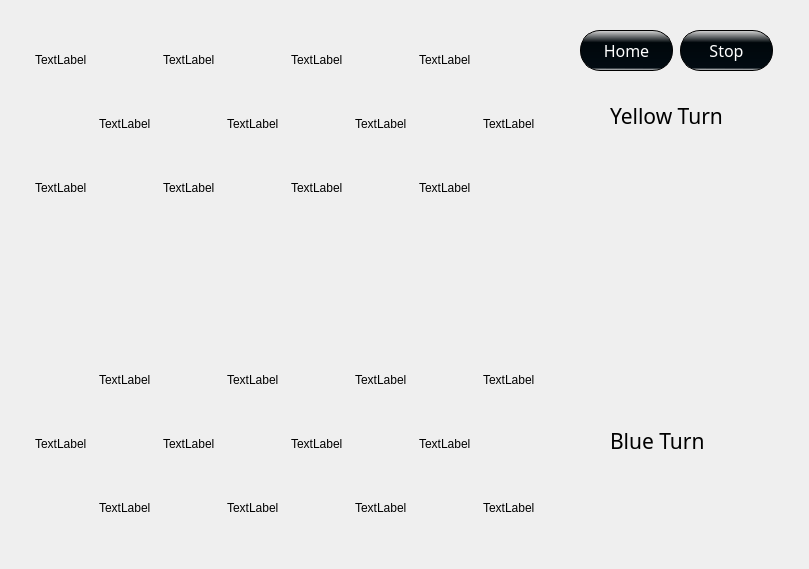
    <widget class="QWidget" name="page_3">
     <widget class="QLabel" name="Board1">
      <property name="geometry">
       <rect>
        <x>0</x>
        <y>20</y>
        <width>800</width>
        <height>540</height>
       </rect>
      </property>
      <property name="text">
       <string/>
      </property>
     </widget>
     <widget class="QLabel" name="b4Label">
      <property name="geometry">
       <rect>
        <x>483</x>
        <y>478</y>
        <width>60</width>
        <height>60</height>
       </rect>
      </property>
      <property name="text">
       <string>TextLabel</string>
      </property>
      <property name="color" stdset="0">
       <string>b</string>
      </property>
      <property name="king" stdset="0">
       <bool>false</bool>
      </property>
     </widget>
     <widget class="QLabel" name="y9Label">
      <property name="geometry">
       <rect>
        <x>35</x>
        <y>158</y>
        <width>60</width>
        <height>60</height>
       </rect>
      </property>
      <property name="text">
       <string>TextLabel</string>
      </property>
      <property name="color" stdset="0">
       <string>y</string>
      </property>
      <property name="king" stdset="0">
       <bool>false</bool>
      </property>
     </widget>
     <widget class="QLabel" name="y8Label">
      <property name="geometry">
       <rect>
        <x>483</x>
        <y>94</y>
        <width>60</width>
        <height>60</height>
       </rect>
      </property>
      <property name="text">
       <string>TextLabel</string>
      </property>
      <property name="color" stdset="0">
       <string>y</string>
      </property>
      <property name="king" stdset="0">
       <bool>false</bool>
      </property>
     </widget>
     <widget class="QLabel" name="y7Label">
      <property name="geometry">
       <rect>
        <x>355</x>
        <y>94</y>
        <width>60</width>
        <height>60</height>
       </rect>
      </property>
      <property name="text">
       <string>TextLabel</string>
      </property>
      <property name="color" stdset="0">
       <string>y</string>
      </property>
      <property name="king" stdset="0">
       <bool>false</bool>
      </property>
     </widget>
     <widget class="QLabel" name="y6Label">
      <property name="geometry">
       <rect>
        <x>227</x>
        <y>94</y>
        <width>60</width>
        <height>60</height>
       </rect>
      </property>
      <property name="text">
       <string>TextLabel</string>
      </property>
      <property name="color" stdset="0">
       <string>y</string>
      </property>
      <property name="king" stdset="0">
       <bool>false</bool>
      </property>
     </widget>
     <widget class="QLabel" name="y5Label">
      <property name="geometry">
       <rect>
        <x>99</x>
        <y>94</y>
        <width>60</width>
        <height>60</height>
       </rect>
      </property>
      <property name="text">
       <string>TextLabel</string>
      </property>
      <property name="color" stdset="0">
       <string>y</string>
      </property>
      <property name="king" stdset="0">
       <bool>false</bool>
      </property>
     </widget>
     <widget class="QLabel" name="y4Label">
      <property name="geometry">
       <rect>
        <x>419</x>
        <y>30</y>
        <width>60</width>
        <height>60</height>
       </rect>
      </property>
      <property name="text">
       <string>TextLabel</string>
      </property>
      <property name="color" stdset="0">
       <string>y</string>
      </property>
      <property name="king" stdset="0">
       <bool>false</bool>
      </property>
     </widget>
     <widget class="QLabel" name="y3Label">
      <property name="geometry">
       <rect>
        <x>291</x>
        <y>30</y>
        <width>60</width>
        <height>60</height>
       </rect>
      </property>
      <property name="text">
       <string>TextLabel</string>
      </property>
      <property name="color" stdset="0">
       <string>y</string>
      </property>
      <property name="king" stdset="0">
       <bool>false</bool>
      </property>
     </widget>
     <widget class="QLabel" name="y1Label">
      <property name="geometry">
       <rect>
        <x>35</x>
        <y>30</y>
        <width>60</width>
        <height>60</height>
       </rect>
      </property>
      <property name="text">
       <string>TextLabel</string>
      </property>
      <property name="color" stdset="0">
       <string>y</string>
      </property>
      <property name="king" stdset="0">
       <bool>false</bool>
      </property>
     </widget>
     <widget class="QLabel" name="y2Label">
      <property name="geometry">
       <rect>
        <x>163</x>
        <y>30</y>
        <width>60</width>
        <height>60</height>
       </rect>
      </property>
      <property name="text">
       <string>TextLabel</string>
      </property>
      <property name="color" stdset="0">
       <string>y</string>
      </property>
      <property name="king" stdset="0">
       <bool>false</bool>
      </property>
     </widget>
     <widget class="QLabel" name="b10Label">
      <property name="geometry">
       <rect>
        <x>227</x>
        <y>350</y>
        <width>60</width>
        <height>60</height>
       </rect>
      </property>
      <property name="text">
       <string>TextLabel</string>
      </property>
      <property name="color" stdset="0">
       <string>b</string>
      </property>
      <property name="king" stdset="0">
       <bool>false</bool>
      </property>
     </widget>
     <widget class="QLabel" name="b8Label">
      <property name="geometry">
       <rect>
        <x>419</x>
        <y>414</y>
        <width>60</width>
        <height>60</height>
       </rect>
      </property>
      <property name="text">
       <string>TextLabel</string>
      </property>
      <property name="color" stdset="0">
       <string>b</string>
      </property>
      <property name="king" stdset="0">
       <bool>false</bool>
      </property>
     </widget>
     <widget class="QLabel" name="b11Label">
      <property name="geometry">
       <rect>
        <x>355</x>
        <y>350</y>
        <width>60</width>
        <height>60</height>
       </rect>
      </property>
      <property name="text">
       <string>TextLabel</string>
      </property>
      <property name="color" stdset="0">
       <string>b</string>
      </property>
      <property name="king" stdset="0">
       <bool>false</bool>
      </property>
     </widget>
     <widget class="QLabel" name="b12Label">
      <property name="geometry">
       <rect>
        <x>483</x>
        <y>350</y>
        <width>60</width>
        <height>60</height>
       </rect>
      </property>
      <property name="text">
       <string>TextLabel</string>
      </property>
      <property name="color" stdset="0">
       <string>b</string>
      </property>
      <property name="king" stdset="0">
       <bool>false</bool>
      </property>
     </widget>
     <widget class="QLabel" name="b7Label">
      <property name="geometry">
       <rect>
        <x>291</x>
        <y>414</y>
        <width>60</width>
        <height>60</height>
       </rect>
      </property>
      <property name="text">
       <string>TextLabel</string>
      </property>
      <property name="color" stdset="0">
       <string>b</string>
      </property>
      <property name="king" stdset="0">
       <bool>false</bool>
      </property>
     </widget>
     <widget class="QLabel" name="b6Label">
      <property name="geometry">
       <rect>
        <x>163</x>
        <y>414</y>
        <width>60</width>
        <height>60</height>
       </rect>
      </property>
      <property name="text">
       <string>TextLabel</string>
      </property>
      <property name="color" stdset="0">
       <string>b</string>
      </property>
      <property name="king" stdset="0">
       <bool>false</bool>
      </property>
     </widget>
     <widget class="QLabel" name="b5Label">
      <property name="geometry">
       <rect>
        <x>35</x>
        <y>414</y>
        <width>60</width>
        <height>60</height>
       </rect>
      </property>
      <property name="text">
       <string>TextLabel</string>
      </property>
      <property name="color" stdset="0">
       <string>b</string>
      </property>
      <property name="isKing" stdset="0">
       <bool>false</bool>
      </property>
      <property name="king" stdset="0">
       <bool>false</bool>
      </property>
     </widget>
     <widget class="QLabel" name="b3Label">
      <property name="geometry">
       <rect>
        <x>355</x>
        <y>478</y>
        <width>60</width>
        <height>60</height>
       </rect>
      </property>
      <property name="text">
       <string>TextLabel</string>
      </property>
      <property name="color" stdset="0">
       <string>b</string>
      </property>
      <property name="king" stdset="0">
       <bool>false</bool>
      </property>
     </widget>
     <widget class="QLabel" name="b2Label">
      <property name="geometry">
       <rect>
        <x>227</x>
        <y>478</y>
        <width>60</width>
        <height>60</height>
       </rect>
      </property>
      <property name="text">
       <string>TextLabel</string>
      </property>
      <property name="color" stdset="0">
       <string>b</string>
      </property>
      <property name="king" stdset="0">
       <bool>false</bool>
      </property>
     </widget>
     <widget class="QLabel" name="b1Label">
      <property name="geometry">
       <rect>
        <x>99</x>
        <y>478</y>
        <width>60</width>
        <height>60</height>
       </rect>
      </property>
      <property name="text">
       <string>TextLabel</string>
      </property>
      <property name="color" stdset="0">
       <string>b</string>
      </property>
      <property name="king" stdset="0">
       <bool>false</bool>
      </property>
     </widget>
     <widget class="QLabel" name="y12Label">
      <property name="geometry">
       <rect>
        <x>419</x>
        <y>158</y>
        <width>60</width>
        <height>60</height>
       </rect>
      </property>
      <property name="text">
       <string>TextLabel</string>
      </property>
      <property name="color" stdset="0">
       <string>y</string>
      </property>
      <property name="king" stdset="0">
       <bool>false</bool>
      </property>
     </widget>
     <widget class="QLabel" name="y11Label">
      <property name="geometry">
       <rect>
        <x>291</x>
        <y>158</y>
        <width>60</width>
        <height>60</height>
       </rect>
      </property>
      <property name="text">
       <string>TextLabel</string>
      </property>
      <property name="color" stdset="0">
       <string>y</string>
      </property>
      <property name="king" stdset="0">
       <bool>false</bool>
      </property>
     </widget>
     <widget class="QLabel" name="y10Label">
      <property name="geometry">
       <rect>
        <x>163</x>
        <y>158</y>
        <width>60</width>
        <height>60</height>
       </rect>
      </property>
      <property name="text">
       <string>TextLabel</string>
      </property>
      <property name="color" stdset="0">
       <string>y</string>
      </property>
      <property name="king" stdset="0">
       <bool>false</bool>
      </property>
     </widget>
     <widget class="QPushButton" name="StopButton">
      <property name="geometry">
       <rect>
        <x>680</x>
        <y>30</y>
        <width>93</width>
        <height>41</height>
       </rect>
      </property>
      <property name="font">
       <font>
        <family>Cooper Black</family>
        <pointsize>12</pointsize>
       </font>
      </property>
      <property name="styleSheet">
       <string notr="true">QPushButton{
	color: white;
	background-color:qlineargradient(spread:reflect, x1:1, y1:0, x2:0.995, y2:1, stop:0 rgba(218, 218, 218, 255), stop:0.305419 rgba(0, 7, 11, 255), stop:0.935961 rgba(2, 11, 18, 255), stop:1 rgba(240, 240, 240, 255));
	border: 1px solid black;
	border-radius: 20px;
}</string>
      </property>
      <property name="text">
       <string>Stop</string>
      </property>
     </widget>
     <widget class="QPushButton" name="HomeButton">
      <property name="geometry">
       <rect>
        <x>580</x>
        <y>30</y>
        <width>93</width>
        <height>41</height>
       </rect>
      </property>
      <property name="font">
       <font>
        <family>Cooper Black</family>
        <pointsize>12</pointsize>
       </font>
      </property>
      <property name="styleSheet">
       <string notr="true">QPushButton{
	color: white;
	background-color:qlineargradient(spread:reflect, x1:1, y1:0, x2:0.995, y2:1, stop:0 rgba(218, 218, 218, 255), stop:0.305419 rgba(0, 7, 11, 255), stop:0.935961 rgba(2, 11, 18, 255), stop:1 rgba(240, 240, 240, 255));
	border: 1px solid black;
	border-radius: 20px;
}</string>
      </property>
      <property name="text">
       <string>Home</string>
      </property>
     </widget>
     <widget class="QPushButton" name="B_2_8">
      <property name="geometry">
       <rect>
        <x>99</x>
        <y>478</y>
        <width>60</width>
        <height>60</height>
       </rect>
      </property>
      <property name="text">
       <string/>
      </property>
      <property name="flat">
       <bool>true</bool>
      </property>
     </widget>
     <widget class="QPushButton" name="B_1_1">
      <property name="geometry">
       <rect>
        <x>35</x>
        <y>30</y>
        <width>60</width>
        <height>60</height>
       </rect>
      </property>
      <property name="text">
       <string/>
      </property>
      <property name="flat">
       <bool>true</bool>
      </property>
     </widget>
     <widget class="QPushButton" name="B_3_3">
      <property name="geometry">
       <rect>
        <x>163</x>
        <y>158</y>
        <width>60</width>
        <height>60</height>
       </rect>
      </property>
      <property name="font">
       <font>
        <family>휴먼편지체</family>
       </font>
      </property>
      <property name="text">
       <string/>
      </property>
      <property name="flat">
       <bool>true</bool>
      </property>
     </widget>
     <widget class="QPushButton" name="B_1_3">
      <property name="geometry">
       <rect>
        <x>35</x>
        <y>158</y>
        <width>60</width>
        <height>60</height>
       </rect>
      </property>
      <property name="text">
       <string/>
      </property>
      <property name="flat">
       <bool>true</bool>
      </property>
     </widget>
     <widget class="QPushButton" name="B_5_1">
      <property name="geometry">
       <rect>
        <x>291</x>
        <y>30</y>
        <width>60</width>
        <height>60</height>
       </rect>
      </property>
      <property name="text">
       <string/>
      </property>
      <property name="flat">
       <bool>true</bool>
      </property>
     </widget>
     <widget class="QPushButton" name="B_8_2">
      <property name="geometry">
       <rect>
        <x>483</x>
        <y>94</y>
        <width>60</width>
        <height>60</height>
       </rect>
      </property>
      <property name="text">
       <string/>
      </property>
      <property name="flat">
       <bool>true</bool>
      </property>
     </widget>
     <widget class="QPushButton" name="B_4_2">
      <property name="geometry">
       <rect>
        <x>227</x>
        <y>94</y>
        <width>60</width>
        <height>60</height>
       </rect>
      </property>
      <property name="text">
       <string/>
      </property>
      <property name="flat">
       <bool>true</bool>
      </property>
     </widget>
     <widget class="QPushButton" name="B_2_2">
      <property name="geometry">
       <rect>
        <x>99</x>
        <y>94</y>
        <width>60</width>
        <height>60</height>
       </rect>
      </property>
      <property name="text">
       <string/>
      </property>
      <property name="flat">
       <bool>true</bool>
      </property>
     </widget>
     <widget class="QPushButton" name="B_7_1">
      <property name="geometry">
       <rect>
        <x>419</x>
        <y>30</y>
        <width>60</width>
        <height>60</height>
       </rect>
      </property>
      <property name="text">
       <string/>
      </property>
      <property name="flat">
       <bool>true</bool>
      </property>
     </widget>
     <widget class="QPushButton" name="B_4_8">
      <property name="geometry">
       <rect>
        <x>227</x>
        <y>478</y>
        <width>60</width>
        <height>60</height>
       </rect>
      </property>
      <property name="text">
       <string/>
      </property>
      <property name="flat">
       <bool>true</bool>
      </property>
     </widget>
     <widget class="QPushButton" name="B_6_8">
      <property name="geometry">
       <rect>
        <x>355</x>
        <y>478</y>
        <width>60</width>
        <height>60</height>
       </rect>
      </property>
      <property name="text">
       <string/>
      </property>
      <property name="flat">
       <bool>true</bool>
      </property>
     </widget>
     <widget class="QPushButton" name="B_8_8">
      <property name="geometry">
       <rect>
        <x>483</x>
        <y>478</y>
        <width>60</width>
        <height>60</height>
       </rect>
      </property>
      <property name="text">
       <string/>
      </property>
      <property name="flat">
       <bool>true</bool>
      </property>
     </widget>
     <widget class="QPushButton" name="B_1_7">
      <property name="geometry">
       <rect>
        <x>35</x>
        <y>414</y>
        <width>60</width>
        <height>60</height>
       </rect>
      </property>
      <property name="text">
       <string/>
      </property>
      <property name="flat">
       <bool>true</bool>
      </property>
     </widget>
     <widget class="QPushButton" name="B_3_7">
      <property name="geometry">
       <rect>
        <x>163</x>
        <y>414</y>
        <width>60</width>
        <height>60</height>
       </rect>
      </property>
      <property name="text">
       <string/>
      </property>
      <property name="flat">
       <bool>true</bool>
      </property>
     </widget>
     <widget class="QPushButton" name="B_5_7">
      <property name="geometry">
       <rect>
        <x>291</x>
        <y>414</y>
        <width>60</width>
        <height>60</height>
       </rect>
      </property>
      <property name="text">
       <string/>
      </property>
      <property name="flat">
       <bool>true</bool>
      </property>
     </widget>
     <widget class="QPushButton" name="B_7_7">
      <property name="geometry">
       <rect>
        <x>419</x>
        <y>414</y>
        <width>60</width>
        <height>60</height>
       </rect>
      </property>
      <property name="text">
       <string/>
      </property>
      <property name="flat">
       <bool>true</bool>
      </property>
     </widget>
     <widget class="QPushButton" name="B_2_6">
      <property name="geometry">
       <rect>
        <x>99</x>
        <y>350</y>
        <width>60</width>
        <height>60</height>
       </rect>
      </property>
      <property name="font">
       <font>
        <kerning>true</kerning>
       </font>
      </property>
      <property name="text">
       <string/>
      </property>
      <property name="flat">
       <bool>true</bool>
      </property>
     </widget>
     <widget class="QPushButton" name="B_6_6">
      <property name="geometry">
       <rect>
        <x>355</x>
        <y>350</y>
        <width>60</width>
        <height>59</height>
       </rect>
      </property>
      <property name="text">
       <string/>
      </property>
      <property name="flat">
       <bool>true</bool>
      </property>
     </widget>
     <widget class="QPushButton" name="B_8_6">
      <property name="geometry">
       <rect>
        <x>483</x>
        <y>350</y>
        <width>60</width>
        <height>60</height>
       </rect>
      </property>
      <property name="text">
       <string/>
      </property>
      <property name="flat">
       <bool>true</bool>
      </property>
     </widget>
     <widget class="QPushButton" name="B_3_1">
      <property name="geometry">
       <rect>
        <x>163</x>
        <y>30</y>
        <width>60</width>
        <height>60</height>
       </rect>
      </property>
      <property name="text">
       <string/>
      </property>
      <property name="flat">
       <bool>true</bool>
      </property>
     </widget>
     <widget class="QPushButton" name="B_6_2">
      <property name="geometry">
       <rect>
        <x>355</x>
        <y>94</y>
        <width>60</width>
        <height>60</height>
       </rect>
      </property>
      <property name="text">
       <string/>
      </property>
      <property name="flat">
       <bool>true</bool>
      </property>
     </widget>
     <widget class="QPushButton" name="B_7_3">
      <property name="geometry">
       <rect>
        <x>419</x>
        <y>158</y>
        <width>60</width>
        <height>60</height>
       </rect>
      </property>
      <property name="text">
       <string/>
      </property>
      <property name="flat">
       <bool>true</bool>
      </property>
     </widget>
     <widget class="QPushButton" name="B_5_3">
      <property name="geometry">
       <rect>
        <x>291</x>
        <y>158</y>
        <width>60</width>
        <height>60</height>
       </rect>
      </property>
      <property name="text">
       <string/>
      </property>
      <property name="flat">
       <bool>true</bool>
      </property>
     </widget>
     <widget class="QLabel" name="b9Label">
      <property name="geometry">
       <rect>
        <x>99</x>
        <y>350</y>
        <width>60</width>
        <height>60</height>
       </rect>
      </property>
      <property name="text">
       <string>TextLabel</string>
      </property>
      <property name="textFormat">
       <enum>Qt::MarkdownText</enum>
      </property>
      <property name="color" stdset="0">
       <string>b</string>
      </property>
      <property name="king" stdset="0">
       <bool>false</bool>
      </property>
     </widget>
     <widget class="QPushButton" name="B_4_6">
      <property name="geometry">
       <rect>
        <x>227</x>
        <y>350</y>
        <width>60</width>
        <height>60</height>
       </rect>
      </property>
      <property name="text">
       <string/>
      </property>
      <property name="flat">
       <bool>true</bool>
      </property>
     </widget>
     <widget class="QPushButton" name="B_2_4">
      <property name="geometry">
       <rect>
        <x>99</x>
        <y>222</y>
        <width>60</width>
        <height>60</height>
       </rect>
      </property>
      <property name="text">
       <string/>
      </property>
      <property name="flat">
       <bool>true</bool>
      </property>
     </widget>
     <widget class="QPushButton" name="B_4_4">
      <property name="geometry">
       <rect>
        <x>227</x>
        <y>222</y>
        <width>60</width>
        <height>60</height>
       </rect>
      </property>
      <property name="text">
       <string/>
      </property>
      <property name="flat">
       <bool>true</bool>
      </property>
     </widget>
     <widget class="QPushButton" name="B_6_4">
      <property name="geometry">
       <rect>
        <x>355</x>
        <y>222</y>
        <width>60</width>
        <height>60</height>
       </rect>
      </property>
      <property name="text">
       <string/>
      </property>
      <property name="flat">
       <bool>true</bool>
      </property>
     </widget>
     <widget class="QPushButton" name="B_8_4">
      <property name="geometry">
       <rect>
        <x>483</x>
        <y>222</y>
        <width>60</width>
        <height>60</height>
       </rect>
      </property>
      <property name="text">
       <string/>
      </property>
      <property name="flat">
       <bool>true</bool>
      </property>
     </widget>
     <widget class="QPushButton" name="B_1_5">
      <property name="geometry">
       <rect>
        <x>35</x>
        <y>286</y>
        <width>60</width>
        <height>60</height>
       </rect>
      </property>
      <property name="text">
       <string/>
      </property>
      <property name="flat">
       <bool>true</bool>
      </property>
     </widget>
     <widget class="QPushButton" name="B_3_5">
      <property name="geometry">
       <rect>
        <x>163</x>
        <y>286</y>
        <width>60</width>
        <height>60</height>
       </rect>
      </property>
      <property name="text">
       <string/>
      </property>
      <property name="flat">
       <bool>true</bool>
      </property>
     </widget>
     <widget class="QPushButton" name="B_5_5">
      <property name="geometry">
       <rect>
        <x>291</x>
        <y>286</y>
        <width>60</width>
        <height>60</height>
       </rect>
      </property>
      <property name="text">
       <string/>
      </property>
      <property name="flat">
       <bool>true</bool>
      </property>
     </widget>
     <widget class="QPushButton" name="B_7_5">
      <property name="geometry">
       <rect>
        <x>419</x>
        <y>286</y>
        <width>60</width>
        <height>60</height>
       </rect>
      </property>
      <property name="text">
       <string/>
      </property>
      <property name="flat">
       <bool>true</bool>
      </property>
     </widget>
     <widget class="QLabel" name="yTurnLabel">
      <property name="geometry">
       <rect>
        <x>610</x>
        <y>80</y>
        <width>181</width>
        <height>71</height>
       </rect>
      </property>
      <property name="palette">
       <palette>
        <active>
         <colorrole role="WindowText">
          <brush brushstyle="SolidPattern">
           <color alpha="255">
            <red>221</red>
            <green>207</green>
            <blue>10</blue>
           </color>
          </brush>
         </colorrole>
         <colorrole role="Text">
          <brush brushstyle="SolidPattern">
           <color alpha="255">
            <red>0</red>
            <green>0</green>
            <blue>0</blue>
           </color>
          </brush>
         </colorrole>
         <colorrole role="Link">
          <brush brushstyle="SolidPattern">
           <color alpha="255">
            <red>255</red>
            <green>255</green>
            <blue>255</blue>
           </color>
          </brush>
         </colorrole>
        </active>
        <inactive>
         <colorrole role="WindowText">
          <brush brushstyle="SolidPattern">
           <color alpha="255">
            <red>0</red>
            <green>0</green>
            <blue>0</blue>
           </color>
          </brush>
         </colorrole>
         <colorrole role="Text">
          <brush brushstyle="SolidPattern">
           <color alpha="255">
            <red>0</red>
            <green>0</green>
            <blue>0</blue>
           </color>
          </brush>
         </colorrole>
         <colorrole role="Link">
          <brush brushstyle="SolidPattern">
           <color alpha="255">
            <red>0</red>
            <green>0</green>
            <blue>255</blue>
           </color>
          </brush>
         </colorrole>
        </inactive>
        <disabled>
         <colorrole role="WindowText">
          <brush brushstyle="SolidPattern">
           <color alpha="255">
            <red>120</red>
            <green>120</green>
            <blue>120</blue>
           </color>
          </brush>
         </colorrole>
         <colorrole role="Text">
          <brush brushstyle="SolidPattern">
           <color alpha="255">
            <red>120</red>
            <green>120</green>
            <blue>120</blue>
           </color>
          </brush>
         </colorrole>
         <colorrole role="Link">
          <brush brushstyle="SolidPattern">
           <color alpha="255">
            <red>0</red>
            <green>0</green>
            <blue>255</blue>
           </color>
          </brush>
         </colorrole>
        </disabled>
       </palette>
      </property>
      <property name="font">
       <font>
        <family>Cooper Black</family>
        <pointsize>16</pointsize>
       </font>
      </property>
      <property name="tabletTracking">
       <bool>false</bool>
      </property>
      <property name="text">
       <string>Yellow Turn</string>
      </property>
     </widget>
     <widget class="QLabel" name="bTurnLabel">
      <property name="geometry">
       <rect>
        <x>610</x>
        <y>410</y>
        <width>151</width>
        <height>61</height>
       </rect>
      </property>
      <property name="palette">
       <palette>
        <active>
         <colorrole role="WindowText">
          <brush brushstyle="SolidPattern">
           <color alpha="255">
            <red>0</red>
            <green>0</green>
            <blue>255</blue>
           </color>
          </brush>
         </colorrole>
        </active>
        <inactive>
         <colorrole role="WindowText">
          <brush brushstyle="SolidPattern">
           <color alpha="255">
            <red>0</red>
            <green>0</green>
            <blue>0</blue>
           </color>
          </brush>
         </colorrole>
        </inactive>
        <disabled>
         <colorrole role="WindowText">
          <brush brushstyle="SolidPattern">
           <color alpha="255">
            <red>120</red>
            <green>120</green>
            <blue>120</blue>
           </color>
          </brush>
         </colorrole>
        </disabled>
       </palette>
      </property>
      <property name="font">
       <font>
        <family>Cooper Black</family>
        <pointsize>16</pointsize>
       </font>
      </property>
      <property name="text">
       <string>Blue Turn</string>
      </property>
     </widget>
     <zorder>Board1</zorder>
     <zorder>b4Label</zorder>
     <zorder>y9Label</zorder>
     <zorder>y8Label</zorder>
     <zorder>y7Label</zorder>
     <zorder>y6Label</zorder>
     <zorder>y5Label</zorder>
     <zorder>y4Label</zorder>
     <zorder>y3Label</zorder>
     <zorder>y1Label</zorder>
     <zorder>y2Label</zorder>
     <zorder>b10Label</zorder>
     <zorder>b8Label</zorder>
     <zorder>b11Label</zorder>
     <zorder>b12Label</zorder>
     <zorder>b7Label</zorder>
     <zorder>b6Label</zorder>
     <zorder>b5Label</zorder>
     <zorder>b3Label</zorder>
     <zorder>b2Label</zorder>
     <zorder>b1Label</zorder>
     <zorder>y12Label</zorder>
     <zorder>y11Label</zorder>
     <zorder>y10Label</zorder>
     <zorder>StopButton</zorder>
     <zorder>HomeButton</zorder>
     <zorder>b9Label</zorder>
     <zorder>yTurnLabel</zorder>
     <zorder>bTurnLabel</zorder>
     <zorder>B_1_1</zorder>
     <zorder>B_1_3</zorder>
     <zorder>B_1_5</zorder>
     <zorder>B_1_7</zorder>
     <zorder>B_2_2</zorder>
     <zorder>B_2_4</zorder>
     <zorder>B_2_6</zorder>
     <zorder>B_2_8</zorder>
     <zorder>B_3_1</zorder>
     <zorder>B_3_3</zorder>
     <zorder>B_3_5</zorder>
     <zorder>B_3_7</zorder>
     <zorder>B_4_2</zorder>
     <zorder>B_4_4</zorder>
     <zorder>B_4_6</zorder>
     <zorder>B_4_8</zorder>
     <zorder>B_5_1</zorder>
     <zorder>B_5_3</zorder>
     <zorder>B_5_5</zorder>
     <zorder>B_5_7</zorder>
     <zorder>B_6_2</zorder>
     <zorder>B_6_4</zorder>
     <zorder>B_6_6</zorder>
     <zorder>B_6_8</zorder>
     <zorder>B_7_1</zorder>
     <zorder>B_7_3</zorder>
     <zorder>B_7_5</zorder>
     <zorder>B_7_7</zorder>
     <zorder>B_8_2</zorder>
     <zorder>B_8_4</zorder>
     <zorder>B_8_6</zorder>
     <zorder>B_8_8</zorder>
    </widget>
